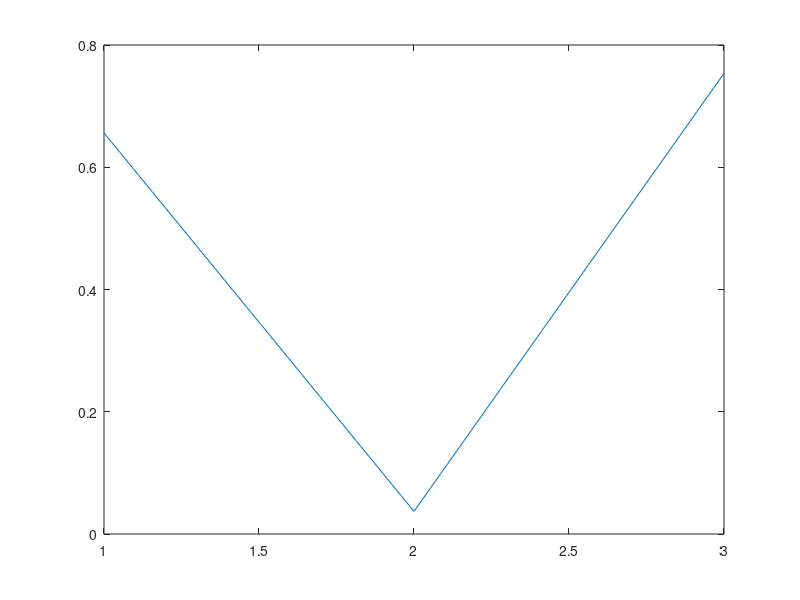

This figure's MATLAB source:

% PlotTests3D_1.m

%axis 
plot ([rand;rand;rand], 'r');
plot ([rand;rand;rand], 'g');
plot ([rand;rand;rand], 'b');
plot ([rand;rand;rand], '');

% plot (2, 3, 4);
% plot (1, 2, 3, '*');

% x = [-3 : 0.2 : 3];
% y = x .^ 3;
% z = x + y;

% figure ; plot (x, y, z);
% figure ; plot (x, y, z, 'g*');

% pts = [x ; y ; z];
% figure ; plot (pts);
% figure ; plot (pts, 'r*');
